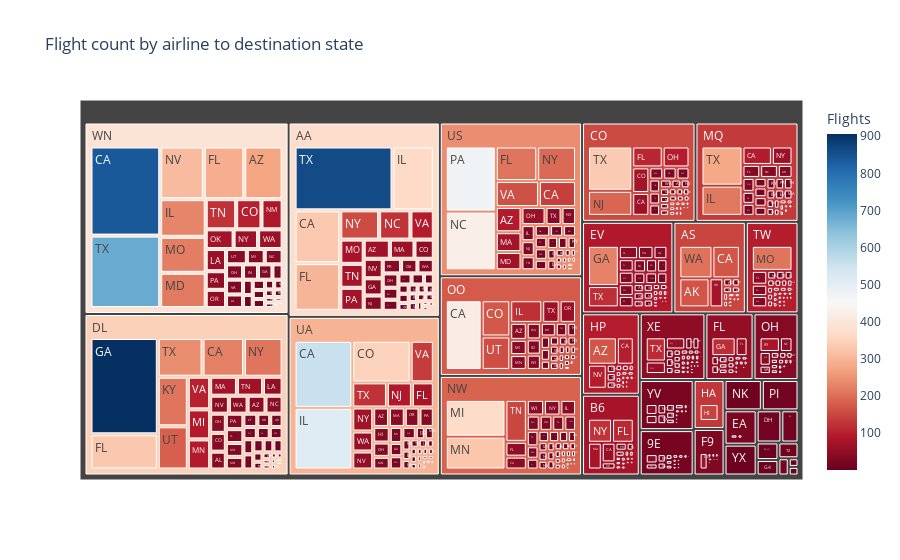

Notebook source saved alongside this figure:
### Code cell
tre=px.treemap(tree_data1, path=['Reporting_Airline','DestState'], values='Flights', color="Flights",color_continuous_scale='RdBu',
                      title='Flight count by airline to destination state')
tre.show()

### Figure 1 — Plotly figure (JSON) as saved in the notebook; plotly's stock layout.template omitted (floating-point values rounded to 4 significant figures; data arrays with more than 128 entries replaced by an {"elided": "..."} marker saying what was removed)
{"data": [{"branchvalues": "total", "customdata": {"elided": "930x1 float values"}, "domain": {"x": [0, 1], "y": [0, 1]}, "hovertemplate": "labels=%{label}<br>Flights_sum=%{value}<br>parent=%{parent}<br>id=%{id}<br>Flights=%{color}<extra></extra>", "ids": {"elided": "930 str values"}, "labels": {"elided": "930 str values"}, "marker": {"coloraxis": "coloraxis", "colors": {"elided": "930 float values"}}, "name": "", "parents": {"elided": "930 str values"}, "type": "treemap", "values": {"elided": "930 int values"}}], "layout": {"coloraxis": {"colorbar": {"title": {"text": "Flights"}}, "colorscale": [[0, "rgb(103,0,31)"], [0.1, "rgb(178,24,43)"], [0.2, "rgb(214,96,77)"], [0.3, "rgb(244,165,130)"], [0.4, "rgb(253,219,199)"], [0.5, "rgb(247,247,247)"], [0.6, "rgb(209,229,240)"], [0.7, "rgb(146,197,222)"], [0.8, "rgb(67,147,195)"], [0.9, "rgb(33,102,172)"], [1, "rgb(5,48,97)"]]}, "legend": {"tracegroupgap": 0}, "title": {"text": "Flight count by airline to destination state"}}}
